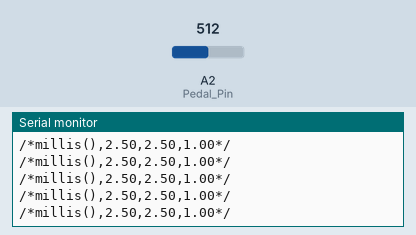
Simulated run of this sketch. Board: Arduino Uno, built with avr-gcc and run on an emulated ATmega328P. Parts: the last lines printed to the serial monitor. Inputs (shaded band) come from the test bench; at power-on: A2 (Pedal_Pin) = 512.

Above: at 11.2 s.
11.3 s: A2 (Pedal_Pin) set to 716
At 11.57 s:
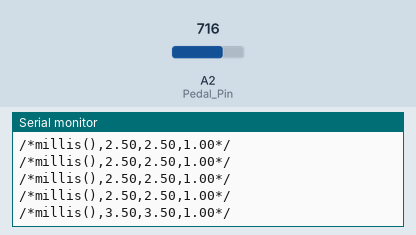
12.8 s: A2 (Pedal_Pin) set to 900
At 12.97 s:
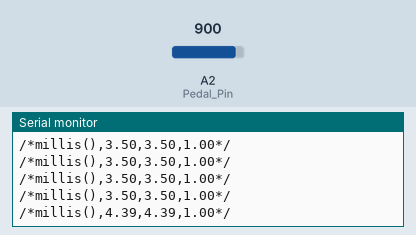
Timing chart, 0 to 15.8 s (numbered marks = the images above; inputs shaded):
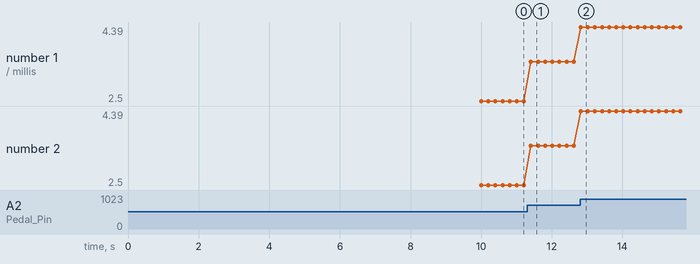

Measured:
- after the input at 11.3 s, the serial monitor: prints a new line after 0.11 s (image 1)
- after the input at 12.8 s, the serial monitor: prints a new line at once (image 2)
- plotted number 1: 2.5 → 3.5 after the input at 11.3 s, 3.5 → 4.39 after the input at 12.8 s
- plotted number 2: 2.5 → 3.5 after the input at 11.3 s, 3.5 → 4.39 after the input at 12.8 s

The sketch:

Pedal_Calibration.ino
```cpp
const int Pedal_Pin = A2;

float Pedal_Read;
float max_value = 0;
float min_value = 1;  // Set to 1 initially to ensure any value read will be less than it

void setup() {
  Serial.begin(9600);
  delay(10000);
}

void loop() {
  Pedal_Read = analogRead(Pedal_Pin);
  Pedal_Read = (Pedal_Read / 1024.0) * 5.0;

  // Update maximum and minimum values
  if (Pedal_Read > max_value) {
    max_value = Pedal_Read;
  }
  if (Pedal_Read < min_value) {
    min_value = Pedal_Read;
  }

  /*
  Serial.print("Current_Value:");
  Serial.print(Pedal_Read);
  Serial.print(",");
  Serial.print("Max_Value:");
  Serial.print(max_value);
  Serial.print(",");
  Serial.print("Min_Value:");
  Serial.println(min_value);
*/

  Serial.print("/*");  // Frame start sequence  [/*]
  Serial.print("millis()");
  Serial.print(",");
  Serial.print(Pedal_Read);
  Serial.print(",");
  Serial.print(max_value);
  Serial.print(",");
  Serial.print(min_value);
  Serial.print("*/");  // Frame finish sequence [*/]
  Serial.println();

  delay(200);
}
```
